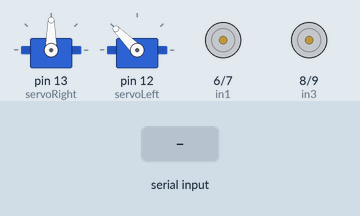
A sketch run on a simulated Arduino Uno, built with avr-gcc and run on an emulated ATmega328P. On the bench: 2 × servo, motor-driver pin pairs drawn as motors (green arrow = first pin HIGH = forward, orange = second pin HIGH = backward, longer = more drive, scaled by the enable pin). The test bench sets the inputs (shaded band). What the sketch prints to the serial monitor is not drawn.

Above: at 1.2 s.
1.3 s: "4" received over Serial
At 3.1 s:
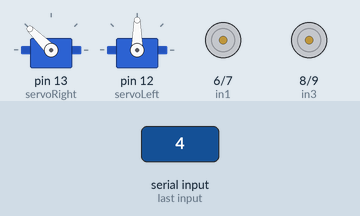
3.5 s: "0" received over Serial
At 3.6 s:
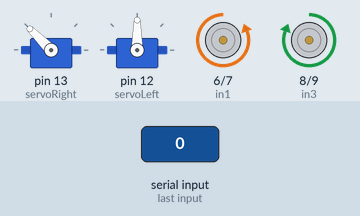
5.2 s: "1" received over Serial
At 5.3 s:
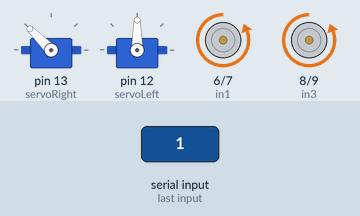
6.9 s: "2" received over Serial
At 6.96 s:
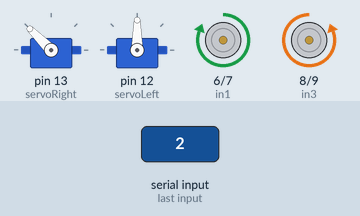
Timing chart, 0 to 9.5 s (numbered marks = the images above; inputs shaded):
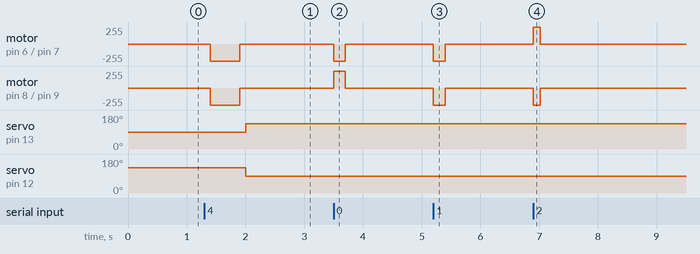

The sketch:

pingbot_v1.ino
```cpp
#include <Servo.h>
Servo servoRight;
Servo servoLeft;
const int in1 = 6;
const int in2 = 7;
const int EnA = 10;
const int in3 = 8;
const int in4 = 9;
const int EnB = 5;
char state;

void set_speed(int, int);
void motors_stop(int);
void motors_forward(int);
void motors_backward(int);
void motors_right(int);
void motors_left(int);
void drop();
void capture();

void setup() {
	Serial.begin(9600);
	servoRight.attach(13);
	servoLeft.attach(12);
  drop();
	pinMode(in1, OUTPUT);
	pinMode(in2, OUTPUT);
	pinMode(in3, OUTPUT);
	pinMode(in4, OUTPUT);
	digitalWrite(EnA, HIGH);
	digitalWrite(EnB, HIGH);
	set_speed(255, 255);
}

void loop() {
  if (Serial.available()) {
    char option = Serial.read();

    if(option != ' ' && option != state) {
      state = option;
    }

    Serial.write(state);

    switch (state) {
      case '0':
        motors_left(200);
        motors_stop(200);
        break;

      case '1':
        motors_forward(200);
        motors_stop(200);
        break;

      case '2':
        motors_right(120);
        motors_stop(200);
        break;

      case '3':
        motors_left(120);
        motors_stop(200);
        break;

      case '4':
        drop();
        motors_stop(100);
        motors_forward(500);
        motors_stop(100);
        capture();
        break;

      case '5':
        motors_stop(100);
        motors_forward(600);
        motors_right(300);
        motors_forward(600);
        motors_stop(2000);
        drop();
        motors_backward(1200);
        motors_stop(2000);
      default:
        break;
    }
  }
}

void set_speed(int v_a, int v_b) {
	analogWrite(EnA, v_a);
	analogWrite(EnB, v_b);
}

void motors_stop(int ms) {
	digitalWrite(6, LOW);
	digitalWrite(7, LOW);
	digitalWrite(8, LOW);
	digitalWrite(9, LOW);
	delay(ms);
}

void motors_backward(int ms) {
	digitalWrite(6, HIGH);
	digitalWrite(7, LOW);
	digitalWrite(8, HIGH);
	digitalWrite(9, LOW);
	delay(ms);
}

void motors_forward(int ms) {
	digitalWrite(6, LOW);
	digitalWrite(7, HIGH);
	digitalWrite(8, LOW);
	digitalWrite(9, HIGH);
	delay(ms);
}

void motors_right(int ms) {
	digitalWrite(6, HIGH);
	digitalWrite(7, LOW);
	digitalWrite(8, LOW);
	digitalWrite(9, HIGH);
	delay(ms);
}

void motors_left(int ms) {
	digitalWrite(6, LOW);
	digitalWrite(7, HIGH);
	digitalWrite(8, HIGH);
	digitalWrite(9, LOW);
	delay(ms);
}

void capture() {
	servoRight.write(135);
	servoLeft.write(90);
}

void drop(){
  servoRight.write(90);
  servoLeft.write(135);
}
```

Measured:
- after the input at 1.3 s, motor on pin 6 (in1) / pin 7 (in2), motor on pin 8 (in3) / pin 9 (in4): stopped → backward 255/255 after 0.10 s, → stopped 0.50 s later; servo on pin 13 (servoRight): 90° → 135° after 0.70 s; servo on pin 12 (servoLeft): 135° → 90° after 0.70 s
- after the input at 3.5 s, motor on pin 6 (in1) / pin 7 (in2): stopped → backward 255/255 at once, → stopped 0.20 s later; motor on pin 8 (in3) / pin 9 (in4): stopped → forward 255/255 at once, → stopped 0.20 s later
- after the input at 5.2 s, motor on pin 6 (in1) / pin 7 (in2), motor on pin 8 (in3) / pin 9 (in4): stopped → backward 255/255 at once, → stopped 0.20 s later
- after the input at 6.9 s, motor on pin 6 (in1) / pin 7 (in2): stopped → forward 255/255 at once, → stopped 0.12 s later; motor on pin 8 (in3) / pin 9 (in4): stopped → backward 255/255 at once, → stopped 0.12 s later
